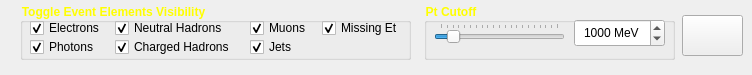
         <widget class="QWidget" native="1" name="eventWidget" >
          <property name="sizePolicy" >
           <sizepolicy vsizetype="Fixed" hsizetype="Fixed" >
            <horstretch>50</horstretch>
            <verstretch>50</verstretch>
           </sizepolicy>
          </property>
          <property name="minimumSize" >
           <size>
            <width>752</width>
            <height>75</height>
           </size>
          </property>
          <property name="maximumSize" >
           <size>
            <width>16777215</width>
            <height>16777215</height>
           </size>
          </property>
          <property name="styleSheet" >
           <string notr="true" />
          </property>
          <widget class="QGroupBox" name="groupBox_EventElements" >
           <property name="enabled" >
            <bool>true</bool>
           </property>
           <property name="geometry" >
            <rect>
             <x>20</x>
             <y>3</y>
             <width>391</width>
             <height>57</height>
            </rect>
           </property>
           <property name="font" >
            <font>
             <weight>75</weight>
             <bold>true</bold>
            </font>
           </property>
           <property name="styleSheet" >
            <string notr="true" >QGroupBox
{
color: rgb(255, 255, 0);
}</string>
           </property>
           <property name="title" >
            <string>Toggle Event Elements Visibility</string>
           </property>
           <property name="flat" >
            <bool>false</bool>
           </property>
           <widget class="QCheckBox" name="checkBox_Electrons" >
            <property name="enabled" >
             <bool>true</bool>
            </property>
            <property name="geometry" >
             <rect>
              <x>10</x>
              <y>13</y>
              <width>80</width>
              <height>24</height>
             </rect>
            </property>
            <property name="text" >
             <string>Electrons</string>
            </property>
            <property name="checkable" >
             <bool>true</bool>
            </property>
            <property name="checked" >
             <bool>true</bool>
            </property>
           </widget>
           <widget class="QCheckBox" name="checkBox_Photons" >
            <property name="enabled" >
             <bool>true</bool>
            </property>
            <property name="geometry" >
             <rect>
              <x>10</x>
              <y>32</y>
              <width>80</width>
              <height>24</height>
             </rect>
            </property>
            <property name="text" >
             <string>Photons</string>
            </property>
            <property name="checkable" >
             <bool>true</bool>
            </property>
            <property name="checked" >
             <bool>true</bool>
            </property>
           </widget>
           <widget class="QCheckBox" name="checkBox_NeutralHadrons" >
            <property name="enabled" >
             <bool>true</bool>
            </property>
            <property name="geometry" >
             <rect>
              <x>95</x>
              <y>13</y>
              <width>121</width>
              <height>24</height>
             </rect>
            </property>
            <property name="text" >
             <string>Neutral Hadrons</string>
            </property>
            <property name="checkable" >
             <bool>true</bool>
            </property>
            <property name="checked" >
             <bool>true</bool>
            </property>
           </widget>
           <widget class="QCheckBox" name="checkBox_ChargedHadrons" >
            <property name="enabled" >
             <bool>true</bool>
            </property>
            <property name="geometry" >
             <rect>
              <x>95</x>
              <y>32</y>
              <width>131</width>
              <height>24</height>
             </rect>
            </property>
            <property name="text" >
             <string>Charged Hadrons</string>
            </property>
            <property name="checkable" >
             <bool>true</bool>
            </property>
            <property name="checked" >
             <bool>true</bool>
            </property>
           </widget>
           <widget class="QCheckBox" name="checkBox_Jets" >
            <property name="enabled" >
             <bool>true</bool>
            </property>
            <property name="geometry" >
             <rect>
              <x>230</x>
              <y>32</y>
              <width>80</width>
              <height>24</height>
             </rect>
            </property>
            <property name="text" >
             <string>Jets</string>
            </property>
            <property name="checkable" >
             <bool>true</bool>
            </property>
            <property name="checked" >
             <bool>true</bool>
            </property>
           </widget>
           <widget class="QCheckBox" name="checkBox_Muons" >
            <property name="enabled" >
             <bool>true</bool>
            </property>
            <property name="geometry" >
             <rect>
              <x>230</x>
              <y>13</y>
              <width>80</width>
              <height>24</height>
             </rect>
            </property>
            <property name="text" >
             <string>Muons</string>
            </property>
            <property name="checkable" >
             <bool>true</bool>
            </property>
            <property name="checked" >
             <bool>true</bool>
            </property>
           </widget>
           <widget class="QCheckBox" name="checkBox_MissingEt" >
            <property name="enabled" >
             <bool>true</bool>
            </property>
            <property name="geometry" >
             <rect>
              <x>302</x>
              <y>13</y>
              <width>121</width>
              <height>24</height>
             </rect>
            </property>
            <property name="text" >
             <string>Missing Et</string>
            </property>
            <property name="checkable" >
             <bool>true</bool>
            </property>
            <property name="checked" >
             <bool>true</bool>
            </property>
           </widget>
          </widget>
          <widget class="QGroupBox" name="groupBox_PtCutoff" >
           <property name="enabled" >
            <bool>true</bool>
           </property>
           <property name="geometry" >
            <rect>
             <x>424</x>
             <y>3</y>
             <width>251</width>
             <height>57</height>
            </rect>
           </property>
           <property name="font" >
            <font>
             <weight>75</weight>
             <bold>true</bold>
            </font>
           </property>
           <property name="styleSheet" >
            <string notr="true" >color: rgb(255, 255, 0);</string>
           </property>
           <property name="title" >
            <string>Pt Cutoff</string>
           </property>
           <widget class="QSlider" name="PtCutoff_Slider" >
            <property name="enabled" >
             <bool>true</bool>
            </property>
            <property name="geometry" >
             <rect>
              <x>10</x>
              <y>20</y>
              <width>131</width>
              <height>20</height>
             </rect>
            </property>
            <property name="maximum" >
             <number>10000</number>
            </property>
            <property name="value" >
             <number>1000</number>
            </property>
            <property name="orientation" >
             <enum>Qt::Horizontal</enum>
            </property>
            <property name="tickPosition" >
             <enum>QSlider::TicksAbove</enum>
            </property>
            <property name="tickInterval" >
             <number>500</number>
            </property>
           </widget>
           <widget class="QSpinBox" name="spinBox_Pt" >
            <property name="enabled" >
             <bool>true</bool>
            </property>
            <property name="geometry" >
             <rect>
              <x>150</x>
              <y>16</y>
              <width>91</width>
              <height>28</height>
             </rect>
            </property>
            <property name="styleSheet" >
             <string notr="true" >color: rgb(0, 0, 0);</string>
            </property>
            <property name="alignment" >
             <set>Qt::AlignCenter</set>
            </property>
            <property name="suffix" >
             <string> MeV</string>
            </property>
            <property name="maximum" >
             <number>10000</number>
            </property>
            <property name="value" >
             <number>1000</number>
            </property>
           </widget>
          </widget>
          <widget class="QPushButton" name="nextEventButton" >
           <property name="geometry" >
            <rect>
             <x>682</x>
             <y>15</y>
             <width>61</width>
             <height>41</height>
            </rect>
           </property>
           <property name="font" >
            <font>
             <weight>75</weight>
             <bold>true</bold>
            </font>
           </property>
           <property name="toolTip" >
            <string>Next Event</string>
           </property>
           <property name="autoFillBackground" >
            <bool>false</bool>
           </property>
           <property name="styleSheet" >
            <string notr="true" >border-image: url(:/media/higgs_next.png);
</string>
           </property>
           <property name="text" >
            <string/>
           </property>
           <property name="checkable" >
            <bool>false</bool>
           </property>
           <property name="autoDefault" >
            <bool>false</bool>
           </property>
           <property name="default" >
            <bool>false</bool>
           </property>
           <property name="flat" >
            <bool>false</bool>
           </property>
          </widget>
         </widget>
